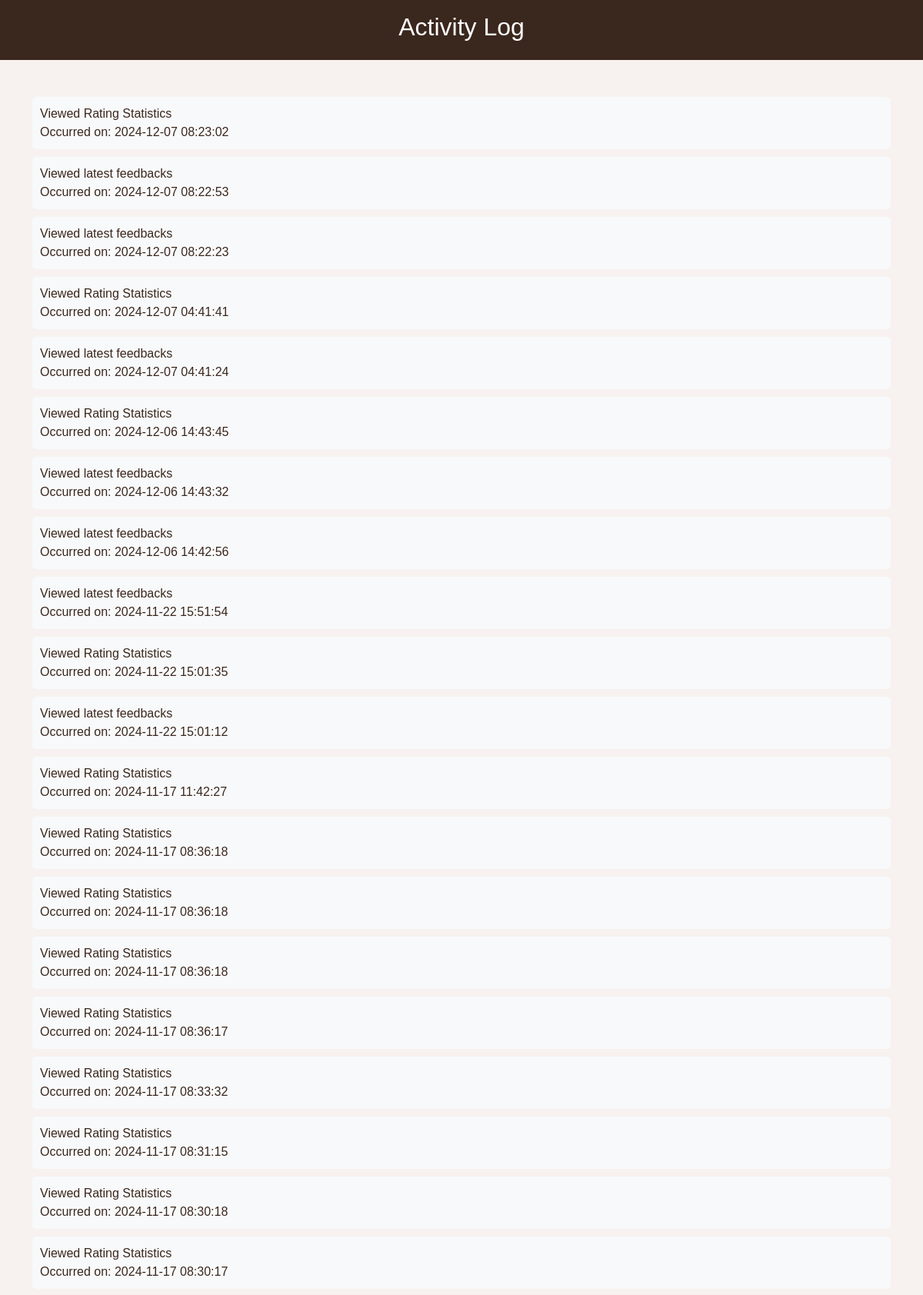
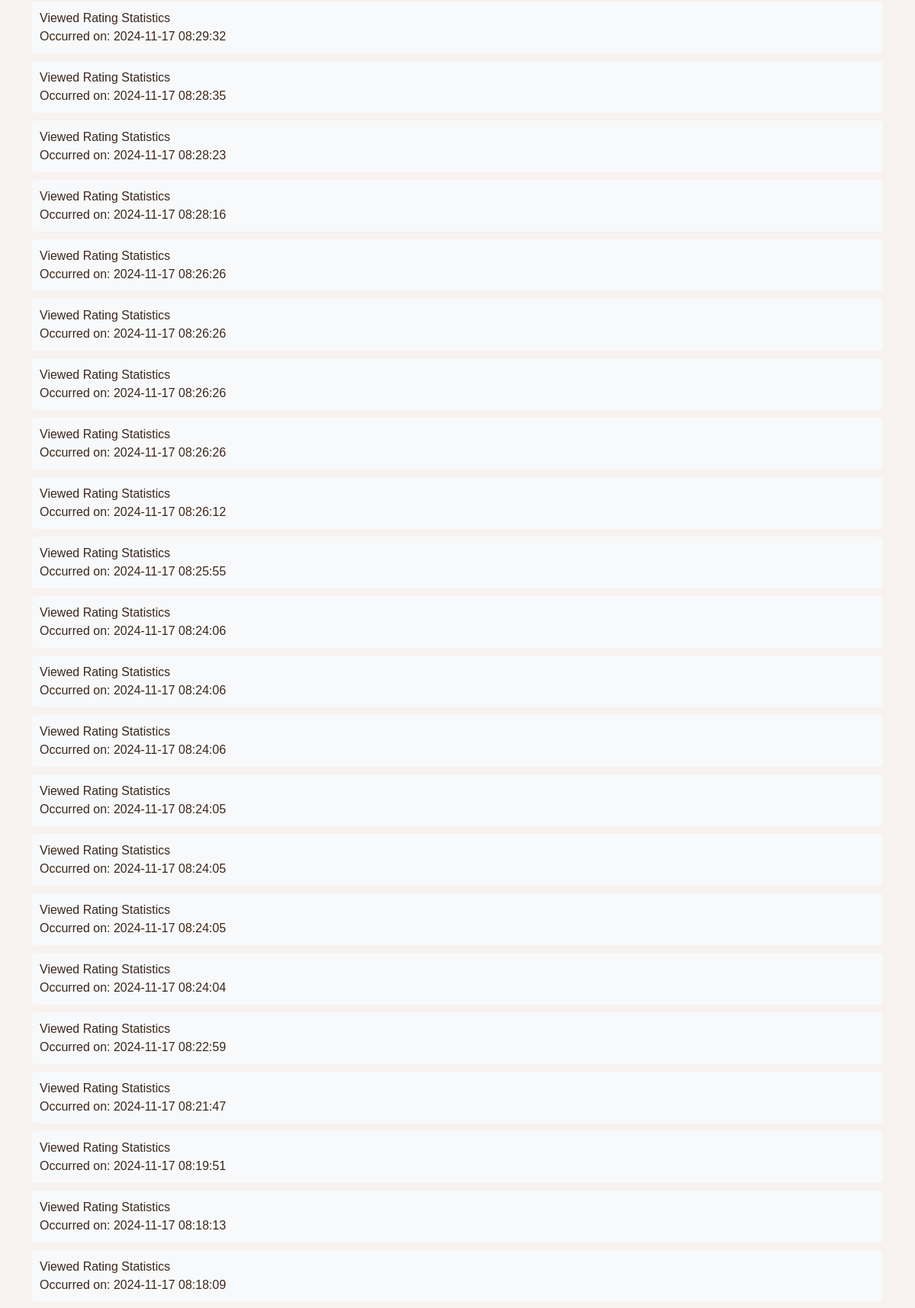
Page /activity_log.php (signed in, upper part) on the committed database (2 pictures, top to bottom).
### tables this page shows
CREATE TABLE `activity_log` (
  `log_id` int(11) NOT NULL,
  `teacher_id` int(11) DEFAULT NULL,
  `activity_description` text DEFAULT NULL,
  `timestamp` timestamp NOT NULL DEFAULT current_timestamp()
);

### activity_log.php (the view, shortened to what this page needs)
<?php
include('db_connection.php');
$teacher_id = $_SESSION['teacher_id'];
$query = "SELECT * FROM activity_log WHERE teacher_id = ? ORDER BY timestamp DESC";
$stmt = $conn->prepare($query);
$stmt->bind_param("i", $teacher_id);
$stmt->execute();
$result = $stmt->get_result();
$activity_logs = [];
while ($row = $result->fetch_assoc()) {
    $activity_logs[] = $row;
}
?>
<!DOCTYPE html>
<html lang="en">
<head>
    <link href="https://cdn.jsdelivr.net/npm/bootstrap@5.3.0-alpha1/dist/css/bootstrap.min.css" rel="stylesheet">
    <link rel="stylesheet" href="styles.css">
</head>
<body>
    <header class="bg-custom text-white p-3">
        <div class="container">
            <h2>Activity Log</h2>
        </div>
    </header>
    <section class="container my-5">
        <ul id="activityList" class="list-group">
            <?php
            if (count($activity_logs) > 0) {
                foreach ($activity_logs as $log) {
                    echo '<li class="list-group-item bg-light activity-log-item">';
                    echo htmlspecialchars($log['activity_description']);
                    echo '<br>Occurred on: ' . htmlspecialchars($log['timestamp']);
                    echo '</li>';
                }
            } else {
                echo '<li class="list-group-item bg-light activity-log-item">No activity found.</li>';
            }
            ?>
        </ul>
    </section>
</body>
</html>

### styles.css (style rules this page uses)
body { font-family: Arial, sans-serif; background-color: #f2e6d9; color: #3a271d; }
.bg-custom { background-color: #3a271d; }
.text-white { color: #ffffff; }
header, footer { background-color: #a97c56; color: white; text-align: center; padding: 15px; }
body { background-color: #f7f2ef; font-family: Arial, sans-serif; }
.list-group-item { background-color: #a97c56; color: white; border: none; }
.activity-log-item { color: #3a271d; background-color: #f8f9fa; padding: 10px; border-radius: 5px; margin-bottom: 10px; }

### activity_log.php (style rules this page uses)
.activity-log-item { color: #3a271d !important; font-weight: normal; }

### rows in the picture
activity_log: activity_description "Viewed Rating Statistics", timestamp "2024-12-07 08:23:02"
activity_log: activity_description "Viewed latest feedbacks", timestamp "2024-12-07 08:22:53"
activity_log: activity_description "Viewed latest feedbacks", timestamp "2024-12-07 08:22:23"
activity_log: activity_description "Viewed Rating Statistics", timestamp "2024-12-07 04:41:41"
activity_log: activity_description "Viewed latest feedbacks", timestamp "2024-12-07 04:41:24"
activity_log: activity_description "Viewed Rating Statistics", timestamp "2024-12-06 14:43:45"
activity_log: activity_description "Viewed latest feedbacks", timestamp "2024-12-06 14:43:32"
activity_log: activity_description "Viewed latest feedbacks", timestamp "2024-12-06 14:42:56"
activity_log: activity_description "Viewed latest feedbacks", timestamp "2024-11-22 15:51:54"
activity_log: activity_description "Viewed Rating Statistics", timestamp "2024-11-22 15:01:35"
activity_log: activity_description "Viewed latest feedbacks", timestamp "2024-11-22 15:01:12"
activity_log: activity_description "Viewed Rating Statistics", timestamp "2024-11-17 11:42:27"
activity_log: activity_description "Viewed Rating Statistics", timestamp "2024-11-17 08:36:18"
activity_log: activity_description "Viewed Rating Statistics", timestamp "2024-11-17 08:36:18"
activity_log: activity_description "Viewed Rating Statistics", timestamp "2024-11-17 08:36:18"
activity_log: activity_description "Viewed Rating Statistics", timestamp "2024-11-17 08:36:17"
activity_log: activity_description "Viewed Rating Statistics", timestamp "2024-11-17 08:33:32"
activity_log: activity_description "Viewed Rating Statistics", timestamp "2024-11-17 08:31:15"
activity_log: activity_description "Viewed Rating Statistics", timestamp "2024-11-17 08:30:18"
activity_log: activity_description "Viewed Rating Statistics", timestamp "2024-11-17 08:30:17"
activity_log: activity_description "Viewed Rating Statistics", timestamp "2024-11-17 08:29:32"
activity_log: activity_description "Viewed Rating Statistics", timestamp "2024-11-17 08:28:35"
activity_log: activity_description "Viewed Rating Statistics", timestamp "2024-11-17 08:28:23"
activity_log: activity_description "Viewed Rating Statistics", timestamp "2024-11-17 08:28:16"
activity_log: activity_description "Viewed Rating Statistics", timestamp "2024-11-17 08:26:26"
activity_log: activity_description "Viewed Rating Statistics", timestamp "2024-11-17 08:26:26"
activity_log: activity_description "Viewed Rating Statistics", timestamp "2024-11-17 08:26:26"
activity_log: activity_description "Viewed Rating Statistics", timestamp "2024-11-17 08:26:26"
activity_log: activity_description "Viewed Rating Statistics", timestamp "2024-11-17 08:26:12"
activity_log: activity_description "Viewed Rating Statistics", timestamp "2024-11-17 08:25:55"
activity_log: activity_description "Viewed Rating Statistics", timestamp "2024-11-17 08:24:06"
activity_log: activity_description "Viewed Rating Statistics", timestamp "2024-11-17 08:24:06"
activity_log: activity_description "Viewed Rating Statistics", timestamp "2024-11-17 08:24:06"
activity_log: activity_description "Viewed Rating Statistics", timestamp "2024-11-17 08:24:05"
activity_log: activity_description "Viewed Rating Statistics", timestamp "2024-11-17 08:24:05"
activity_log: activity_description "Viewed Rating Statistics", timestamp "2024-11-17 08:24:05"
activity_log: activity_description "Viewed Rating Statistics", timestamp "2024-11-17 08:24:04"
activity_log: activity_description "Viewed Rating Statistics", timestamp "2024-11-17 08:22:59"
activity_log: activity_description "Viewed Rating Statistics", timestamp "2024-11-17 08:21:47"
activity_log: activity_description "Viewed Rating Statistics", timestamp "2024-11-17 08:19:51"
activity_log: activity_description "Viewed Rating Statistics", timestamp "2024-11-17 08:18:13"
activity_log: activity_description "Viewed Rating Statistics", timestamp "2024-11-17 08:18:09"
